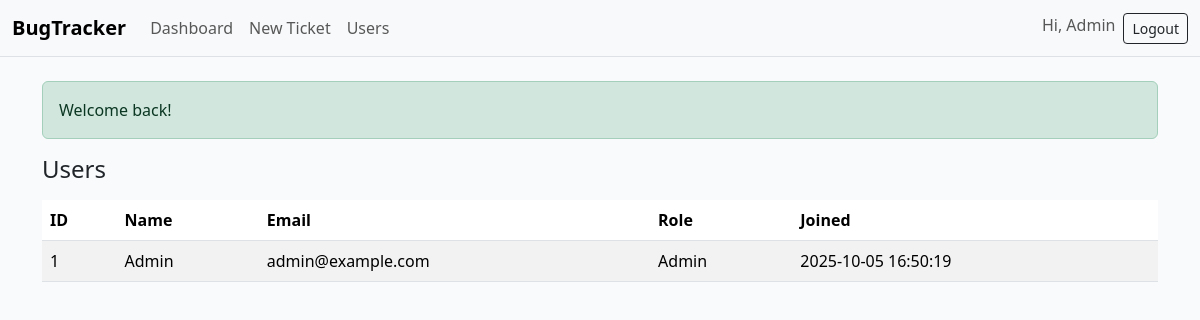
/bugtracker-php-starter/public/users/index.php (signed in), run on the app's committed database.
### tables this page shows
CREATE TABLE IF NOT EXISTS users (
  id INT AUTO_INCREMENT PRIMARY KEY,
  name VARCHAR(100) NOT NULL,
  email VARCHAR(190) NOT NULL UNIQUE,
  password_hash VARCHAR(255) NOT NULL,
  is_admin TINYINT(1) NOT NULL DEFAULT 0,
  created_at DATETIME NOT NULL
);

### bugtracker-php-starter/db.php (called while the page is built, shortened)
<?php
function db() {
    static $pdo;
    if (!$pdo) {
        $dsn = 'mysql:host='.DB_HOST.';port='.DB_PORT.';dbname='.DB_NAME.';charset=utf8mb4';
        $options = [
            PDO::ATTR_ERRMODE => PDO::ERRMODE_EXCEPTION,
            PDO::ATTR_DEFAULT_FETCH_MODE => PDO::FETCH_ASSOC,
        ];
        try {
            $pdo = new PDO($dsn, DB_USER, DB_PASS, $options);
        } catch (PDOException $e) {
            if (APP_DEBUG) {
                die('DB connection failed: '.$e->getMessage());
            } else {
                die('Database connection error.');
            }
        }
    }
    return $pdo;
}

### bugtracker-php-starter/includes/helpers.php (called while the page is built, shortened)
<?php
function h($v) { return htmlspecialchars($v ?? '', ENT_QUOTES, 'UTF-8'); }

### bugtracker-php-starter/public/users/index.php (the view, shortened to what this page needs)
<?php
require_once __DIR__.'/../../includes/helpers.php';
require_once __DIR__.'/../../db.php';
$users = db()->query('SELECT id, name, email, is_admin, created_at FROM users ORDER BY created_at DESC')->fetchAll();
include __DIR__.'/../../includes/header.php';
?>
<h1 class="h4 mb-3">Users</h1>
<div class="table-responsive">
<table class="table table-striped align-middle">
  <thead><tr><th>ID</th><th>Name</th><th>Email</th><th>Role</th><th>Joined</th></tr></thead>
  <tbody>
    <?php foreach ($users as $u): ?>
      <tr>
        <td><?= $u['id'] ?></td>
        <td><?= h($u['name']) ?></td>
        <td><?= h($u['email']) ?></td>
        <td><?= $u['is_admin'] ? 'Admin' : 'User' ?></td>
        <td><?= h($u['created_at']) ?></td>
      </tr>
    <?php endforeach; ?>
  </tbody>
</table>
</div>
<?php include __DIR__.'/../../includes/footer.php'; ?>

### bugtracker-php-starter/assets/style.css (style rules this page uses)
body { background-color: #f8fafc; }

### data on the page
users: id "1", name "Admin", email "admin@example.com", is_admin "Admin", created_at "2025-10-05 16:50:19"

### other printed values
APP_NAME "BugTracker"
$_SESSION['user']['name'] "Admin"
$m "Welcome back!"
